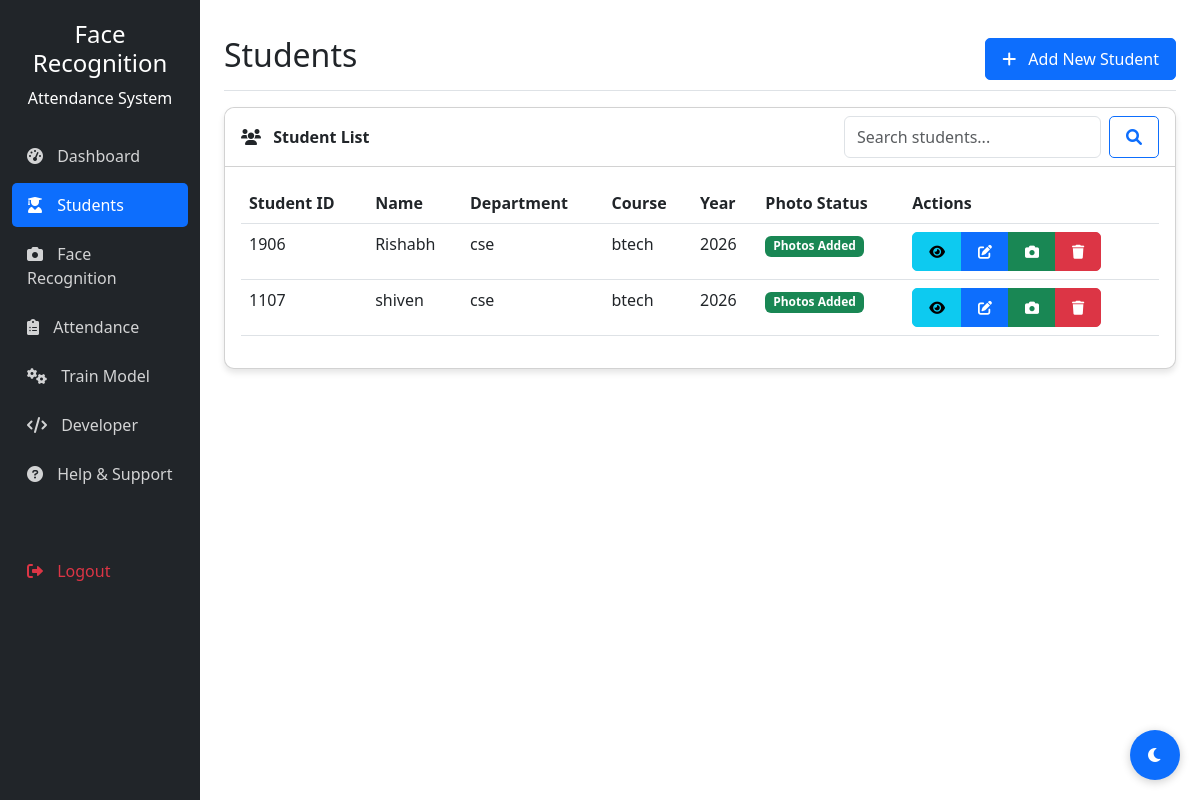
Page /students/ (signed in) on the earlier database version.
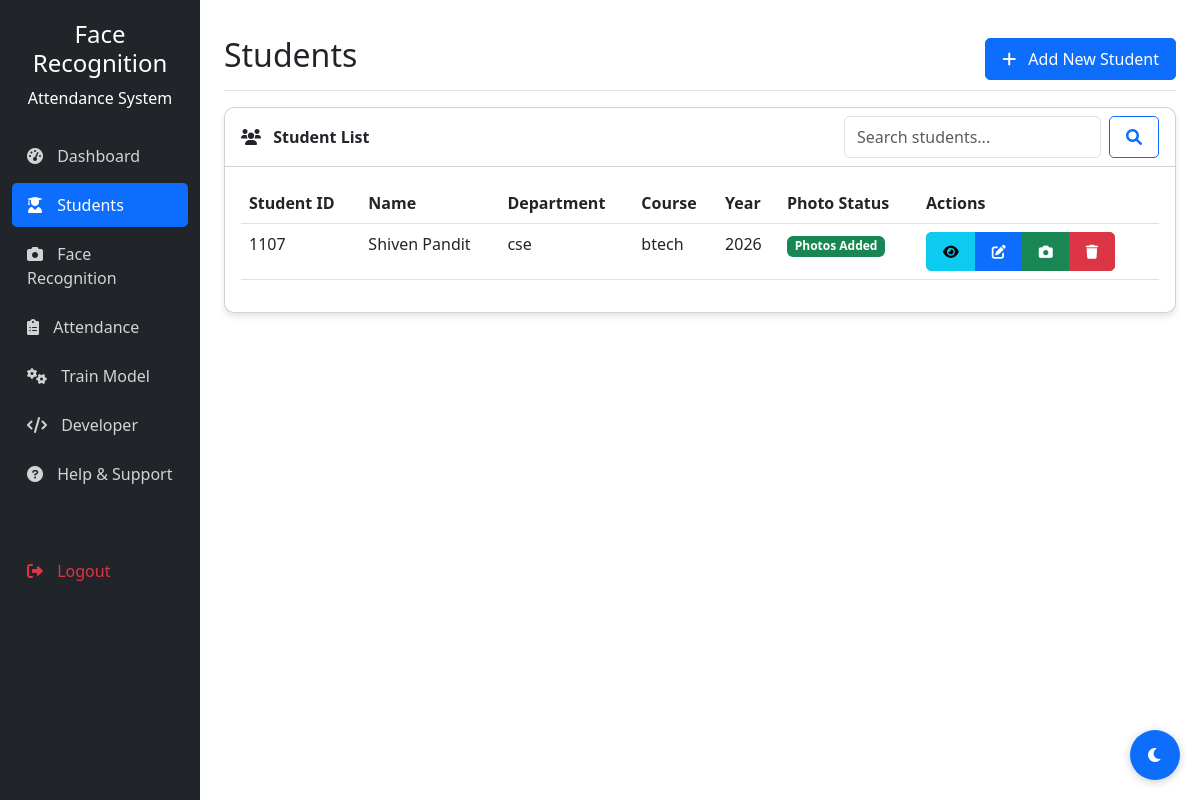
Same page on the later database version.
### students/models.py (models this page shows, shortened)
class Student(models.Model):
    student_id = models.CharField(max_length=20, primary_key=True)
    name = models.CharField(max_length=100)
    department = models.CharField(max_length=100)
    course = models.CharField(max_length=100)
    year = models.CharField(max_length=20)
    semester = models.CharField(max_length=20)
    division = models.CharField(max_length=20)
    roll = models.CharField(max_length=20)
    gender = models.CharField(max_length=10)
    dob = models.DateField(null=True, blank=True)
    email = models.EmailField(null=True, blank=True)
    phone = models.CharField(max_length=20, null=True, blank=True)
    address = models.TextField(null=True, blank=True)
    teacher = models.CharField(max_length=100, null=True, blank=True)
    photo_sample = models.BooleanField(default=False)
    created_at = models.DateTimeField(auto_now_add=True)
    updated_at = models.DateTimeField(auto_now=True)

### students/views.py (the view, shortened to what this page needs)
# urls.py: path('', views.student_list, name='student_list'),
@login_required
def student_list(request):
    students = Student.objects.all()
    search_query = request.GET.get('q', '')
    sort_by = request.GET.get('sort', 'name')
    if sort_by == 'id':
        students = students.order_by('student_id')
    elif sort_by == 'department':
        students = students.order_by('department', 'name')
    elif sort_by == 'course':
        students = students.order_by('course', 'name')
    else:  # Default sort by name
        students = students.order_by('name')
    return render(request, 'students/student_list.html', {
        'students': students,
        'search_query': search_query,
        'current_sort': sort_by
    })

### templates/students/student_list.html (shortened to what this page needs)
{% extends 'base.html' %}
{% block header %}Students{% endblock %}
{% block header_buttons %}
<a href="{% url 'student_create' %}" class="btn btn-primary">
    <i class="fas fa-plus me-2"></i> Add New Student
</a>
{% endblock %}
{% block content %}
<div class="card">
    <div class="card-header">
        <div class="row align-items-center">
            <div class="col">
                <i class="fas fa-users me-2"></i> Student List
            </div>
            <div class="col-auto">
                <form class="d-flex" method="get">
                    <input type="search" name="q" class="form-control me-2" placeholder="Search students..." value="{{ request.GET.q }}">
                    <button type="submit" class="btn btn-outline-primary">
                        <i class="fas fa-search"></i>
                    </button>
                </form>
            </div>
        </div>
    </div>
    <div class="card-body">
        {% if students %}
        <div class="table-responsive">
            <table class="table table-hover">
                <thead>
                    <tr>
                        <th>Student ID</th>
                        <th>Name</th>
                        <th>Department</th>
                        <th>Course</th>
                        <th>Year</th>
                        <th>Photo Status</th>
                        <th>Actions</th>
                    </tr>
                </thead>
                <tbody>
                    {% for student in students %}
                    <tr>
                        <td>{{ student.student_id }}</td>
                        <td>{{ student.name }}</td>
                        <td>{{ student.department }}</td>
                        <td>{{ student.course }}</td>
                        <td>{{ student.year }}</td>
                        <td>
                            {% if student.photo_sample %}
                            <span class="badge bg-success">Photos Added</span>
                            {% else %}
                            <span class="badge bg-warning">No Photos</span>
                            {% endif %}
                        </td>
                        <td>
                            <div class="btn-group" role="group">
                                <a href="{% url 'student_detail' student.student_id %}" class="btn btn-sm btn-info" title="View">
                                    <i class="fas fa-eye"></i>
                                </a>
                                <a href="{% url 'student_update' student.student_id %}" class="btn btn-sm btn-primary" title="Edit">
                                    <i class="fas fa-edit"></i>
                                </a>
                                <a href="{% url 'take_photo' student.student_id %}" class="btn btn-sm btn-success" title="Take Photos">
                                    <i class="fas fa-camera"></i>
                                </a>
                                <a href="{% url 'student_delete' student.student_id %}" class="btn btn-sm btn-danger" title="Delete">
                                    <i class="fas fa-trash"></i>
                                </a>
                            </div>
                        </td>
                    </tr>
                    {% endfor %}
                </tbody>
            </table>
        </div>
        {% endif %}
    </div>
</div>
{% endblock %}

Differences in the rows shown:
removed Student: student_id "1906", name "Rishabh", department "cse", course "btech", year "2026", photo_sample "Photos Added"
changed Student "cse": name "shiven" → "Shiven Pandit"
